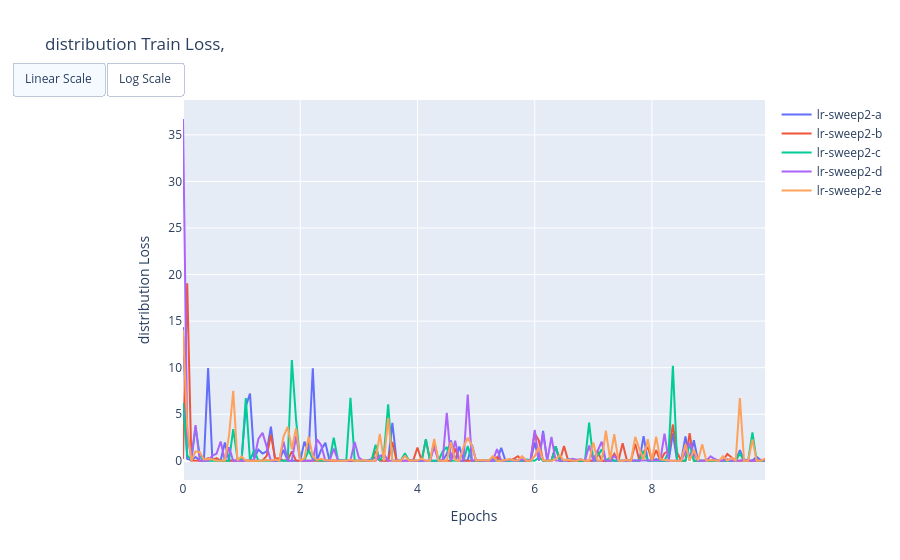

The notebook cell saved with this chart:
### Code cell
evals.plot_loss(runs["gradnorm"], "distribution", phase="train", title="", save_html=False)

### Figure 1 — Plotly figure (JSON) as saved in the notebook; plotly's stock layout.template omitted (floating-point values rounded to 4 significant figures; data arrays with more than 128 entries replaced by an {"elided": "..."} marker saying what was removed)
{"data": [{"mode": "lines", "name": "lr-sweep2-a", "showlegend": true, "type": "scatter", "visible": true, "x": {"elided": "140 float values"}, "y": {"elided": "140 float values"}}, {"mode": "lines", "name": "lr-sweep2-b", "showlegend": true, "type": "scatter", "visible": true, "x": {"elided": "140 float values"}, "y": {"elided": "140 float values"}}, {"mode": "lines", "name": "lr-sweep2-c", "showlegend": true, "type": "scatter", "visible": true, "x": {"elided": "140 float values"}, "y": {"elided": "140 float values"}}, {"mode": "lines", "name": "lr-sweep2-d", "showlegend": true, "type": "scatter", "visible": true, "x": {"elided": "140 float values"}, "y": {"elided": "140 float values"}}, {"mode": "lines", "name": "lr-sweep2-e", "showlegend": true, "type": "scatter", "visible": true, "x": {"elided": "140 float values"}, "y": {"elided": "140 float values"}}], "layout": {"title": {"text": "distribution Train Loss, "}, "updatemenus": [{"buttons": [{"args": [{"yaxis.type": "linear"}], "label": "Linear Scale", "method": "relayout"}, {"args": [{"yaxis.type": "log"}], "label": "Log Scale", "method": "relayout"}], "direction": "right", "showactive": true, "type": "buttons", "x": 0, "y": 1.1}], "xaxis": {"title": {"text": "Epochs"}}, "yaxis": {"title": {"text": "distribution Loss"}}}}
